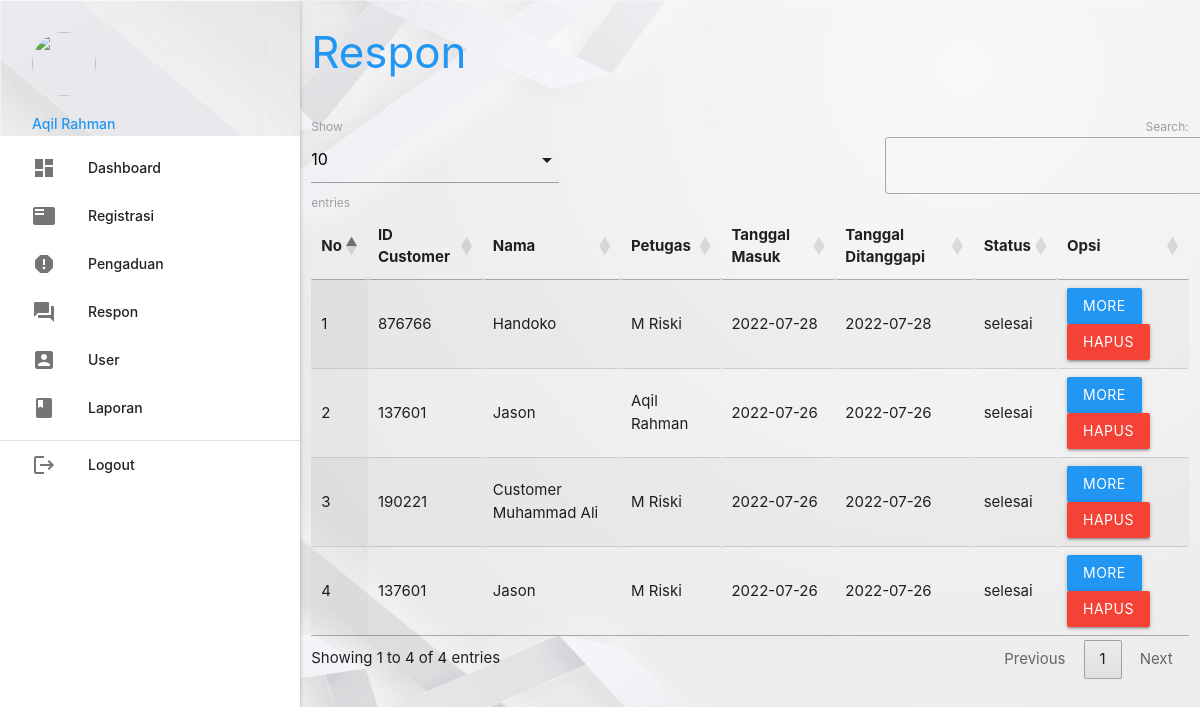
The page /customer_complaint/admin/index.php?p=respon (signed in) on the database its author committed.
### tables this page shows
CREATE TABLE `pengaduan` (
  `id_pengaduan` int(5) NOT NULL,
  `tgl_pengaduan` varchar(20) NOT NULL,
  `id_customer` varchar(6) NOT NULL,
  `project` varchar(100) NOT NULL,
  `fitur` varchar(100) NOT NULL,
  `subfitur` varchar(100) NOT NULL,
  `isi_laporan` text NOT NULL,
  `foto` varchar(255) NOT NULL,
  `status` enum('proses','selesai') NOT NULL
);

CREATE TABLE `customer` (
  `id_customer` varchar(6) NOT NULL,
  `nama` varchar(35) NOT NULL,
  `username` varchar(25) NOT NULL,
  `password` varchar(255) NOT NULL,
  `no_telepon` varchar(13) NOT NULL
);

CREATE TABLE `petugas` (
  `id_petugas` int(5) NOT NULL,
  `nama_petugas` varchar(30) NOT NULL,
  `username` varchar(30) NOT NULL,
  `password` varchar(255) NOT NULL,
  `telepon_petugas` varchar(13) NOT NULL,
  `level` enum('admin','petugas') NOT NULL
);

CREATE TABLE `tanggapan` (
  `id_tanggapan` int(5) NOT NULL,
  `id_pengaduan` int(5) NOT NULL,
  `tgl_tanggapan` varchar(20) NOT NULL,
  `tanggapan` text NOT NULL,
  `id_petugas` int(5) NOT NULL
);

### customer_complaint/admin/respon.php (the view, shortened to what this page needs)
    <div class="row">
    	<div class="col s12 m9">
    		<h3 class="blue-text">Respon</h3>
    	</div>
    </div>
    <table id="example" class="display responsive-table" style="width:100%">
    	<thead>
    		<tr>
    			<th>No</th>
    			<th>ID Customer</th>
    			<th>Nama</th>
    			<th>Petugas</th>
    			<th>Tanggal Masuk</th>
    			<th>Tanggal Ditanggapi</th>
    			<th>Status</th>
    			<th>Opsi</th>
    		</tr>
    	</thead>
    	<tbody>
    		<?php
$no = 1;
$query = mysqli_query($koneksi, "SELECT * FROM pengaduan INNER JOIN customer ON pengaduan.id_customer=customer.id_customer INNER JOIN tanggapan ON pengaduan.id_pengaduan=tanggapan.id_pengaduan INNER JOIN petugas ON tanggapan.id_petugas=petugas.id_petugas ORDER BY tanggapan.id_pengaduan DESC");
while ($r = mysqli_fetch_assoc($query)) { ?>
    			<tr>
    				<td><?php echo $no++; ?></td>
    				<td><?php echo $r['id_customer']; ?></td>
    				<td><?php echo $r['nama']; ?></td>
    				<td><?php echo $r['nama_petugas']; ?></td>
    				<td><?php echo $r['tgl_pengaduan']; ?></td>
    				<td><?php echo $r['tgl_tanggapan']; ?></td>
    				<td><?php echo $r['status']; ?></td>
    				<td><a class="btn blue modal-trigger" href="#more?id_tanggapan=<?php echo $r['id_tanggapan'] ?>">More</a> <a class="btn red" onclick="return confirm('Anda Yakin Ingin Menghapus Y/N')" href="index.php?p=tanggapan_hapus&id_tanggapan=<?php echo $r['id_tanggapan'] ?>">Hapus</a></td>
    			</tr>
    		<?php  }
?>
    	</tbody>
    </table>

### rows shown on the page
pengaduan: id_customer.id_customer "876766", id_customer.nama "Handoko", petugas.nama_petugas "M Riski", tgl_pengaduan "2022-07-28", tanggapan.tgl_tanggapan "2022-07-28", status "selesai"
pengaduan: id_customer.id_customer "137601", id_customer.nama "Jason", petugas.nama_petugas "Aqil Rahman", tgl_pengaduan "2022-07-26", tanggapan.tgl_tanggapan "2022-07-26", status "selesai"
pengaduan: id_customer.id_customer "190221", id_customer.nama "Customer Muhammad Ali", petugas.nama_petugas "M Riski", tgl_pengaduan "2022-07-26", tanggapan.tgl_tanggapan "2022-07-26", status "selesai"
pengaduan: id_customer.id_customer "137601", id_customer.nama "Jason", petugas.nama_petugas "M Riski", tgl_pengaduan "2022-07-26", tanggapan.tgl_tanggapan "2022-07-26", status "selesai"

### other values the page prints
$_SESSION['data']['nama_petugas'] "Aqil Rahman"
